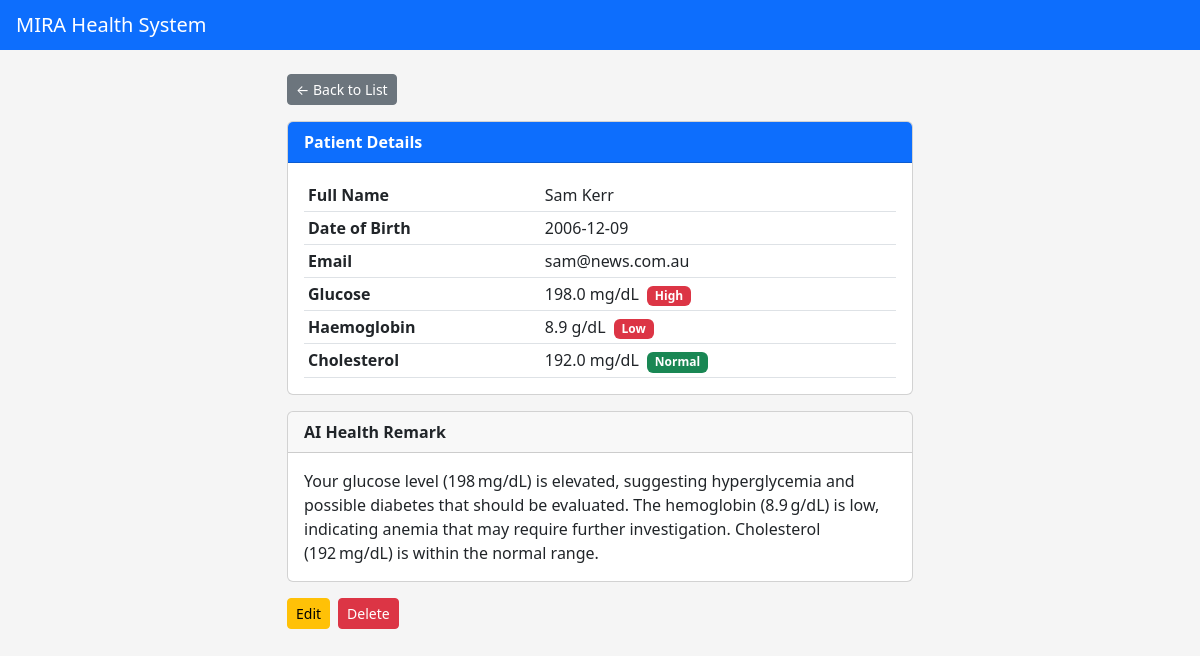
Page /view/17 on the committed database.
### tables this page shows
CREATE TABLE patients (
            id INTEGER PRIMARY KEY AUTOINCREMENT,
            full_name TEXT,
            dob TEXT,
            email TEXT,
            glucose REAL,
            haemoglobin REAL,
            cholesterol REAL,
            remarks TEXT
        );

### app.py (the view)
@app.route("/view/<int:id>")
def view(id):
    patient = get_one(id)
    if not patient:
        flash("Patient not found.", "danger")
        return redirect(url_for("home"))
    return render_template("view.html", p=patient)

### database.py (called while the page is built)
def connect():
    conn = sqlite3.connect("patients.db")
    conn.row_factory = sqlite3.Row
    return conn

def get_one(id):
    conn = connect()
    row = conn.execute("SELECT * FROM patients WHERE id = ?", (id,)).fetchone()
    conn.close()
    return row

### templates/view.html (shortened to what this page needs)
<!DOCTYPE html>
<html lang="en">
<head>
  <link rel="stylesheet" href="https://cdn.jsdelivr.net/npm/bootstrap@5.3.0/dist/css/bootstrap.min.css">
  <link rel="stylesheet" href="{{ url_for('static', filename='style.css') }}">
</head>
<body>
<nav class="navbar navbar-dark bg-primary px-3">
  <span class="navbar-brand mb-0 h1">MIRA Health System</span>
</nav>
<div class="container mt-4" style="max-width: 650px;">
  <div class="mb-3">
    <a href="/" class="btn btn-sm btn-secondary">&larr; Back to List</a>
  </div>
  <div class="card mb-3">
    <div class="card-header bg-primary text-white">
      <strong>Patient Details</strong>
    </div>
    <div class="card-body">
      <table class="table table-sm mb-0">
        <tr>
          <th width="40%">Full Name</th>
          <td>{{ p['full_name'] }}</td>
        </tr>
        <tr>
          <th>Date of Birth</th>
          <td>{{ p['dob'] }}</td>
        </tr>
        <tr>
          <th>Email</th>
          <td>{{ p['email'] }}</td>
        </tr>
        <tr>
          <th>Glucose</th>
          <td>
            {{ p['glucose'] }} mg/dL
            {% if p['glucose'] > 125 %}
              <span class="badge bg-danger ms-1">High</span>
            {% elif p['glucose'] < 70 %}
              <span class="badge bg-warning text-dark ms-1">Low</span>
            {% else %}
              <span class="badge bg-success ms-1">Normal</span>
            {% endif %}
          </td>
        </tr>
        <tr>
          <th>Haemoglobin</th>
          <td>
            {{ p['haemoglobin'] }} g/dL
            {% if p['haemoglobin'] < 12 %}
              <span class="badge bg-danger ms-1">Low</span>
            {% elif p['haemoglobin'] > 17.2 %}
              <span class="badge bg-warning text-dark ms-1">High</span>
            {% else %}
              <span class="badge bg-success ms-1">Normal</span>
            {% endif %}
          </td>
        </tr>
        <tr>
          <th>Cholesterol</th>
          <td>
            {{ p['cholesterol'] }} mg/dL
            {% if p['cholesterol'] >= 240 %}
              <span class="badge bg-danger ms-1">High</span>
            {% elif p['cholesterol'] >= 200 %}
              <span class="badge bg-warning text-dark ms-1">Borderline</span>
            {% else %}
              <span class="badge bg-success ms-1">Normal</span>
            {% endif %}
          </td>
        </tr>
      </table>
    </div>
  </div>
  <div class="card mb-3">
    <div class="card-header">
      <strong>AI Health Remark</strong>
    </div>
    <div class="card-body">
      {% if p['remarks'] %}
        <p class="mb-0">{{ p['remarks'] }}</p>
      {% else %}
        <p class="text-muted mb-0">No remark available.</p>
      {% endif %}
    </div>
  </div>
  <div class="d-flex gap-2">
    <a href="/edit/{{ p['id'] }}" class="btn btn-warning btn-sm">Edit</a>
    <form action="/delete/{{ p['id'] }}" method="POST" style="display:inline;"
          onsubmit="return confirm('Are you sure?')">
      <button class="btn btn-danger btn-sm">Delete</button>
    </form>
  </div>
</div>
</body>
</html>

### static/style.css (style rules this page uses)
body { background-color: #f5f5f5; }
.navbar { margin-bottom: 10px; }
.card { border-radius: 6px; }
.table th { font-weight: 600; }

### rows in the picture
patients: full_name "Sam Kerr", dob "2006-12-09", email "sam@news.com.au", glucose "198.0", haemoglobin "8.9", cholesterol "192.0", remarks "Your glucose level (198 mg/dL) is elevated, suggesting hyperglycemia and possible diabetes that should be evaluated. The hemoglobin (8.9 g/dL) is low, indicating anemia that may require further investigation. Cholesterol (192 mg/dL) is within the normal range."
